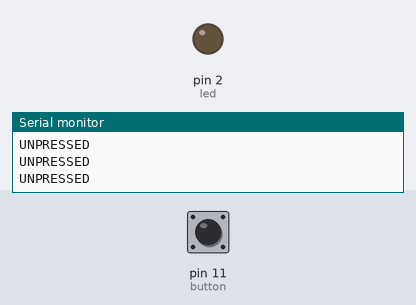
The sketch below on a simulated Arduino Uno, built with avr-gcc and run on an emulated ATmega328P. On the bench: output pins drawn as LEDs (lit = HIGH), the last lines printed to the serial monitor. The test bench sets the inputs (shaded band); at power-on: pin 11 (button) LOW.

Above: at 1.8 s.
1.9 s: pin 11 (button) pulled HIGH for 0.6 s
At 2.4 s:
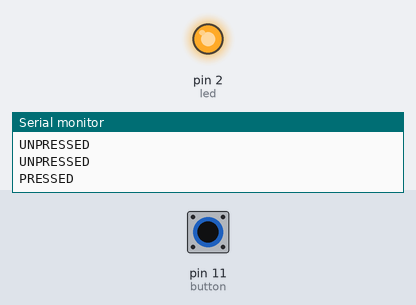
4.0 s: pin 11 (button) pulled HIGH for 3.2 s
At 8.7 s:
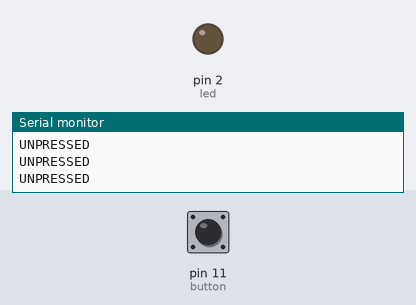
Timing chart, 0 to 10.2 s (numbered marks = the images above; inputs shaded):
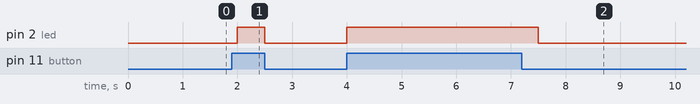

The sketch:

Lesson_5.2_-_Button_Control_LED__INPUT_.ino
```cpp
int button = 11;
int led = 2;
void setup() {
  Serial.begin(9600);
  pinMode(button, INPUT);  //Cài đặt chân D8 ở trạng thái đọc dữ liệu
  pinMode(led, OUTPUT);    // Cài đặt chân D3 dưới dạng OUTPUT
}

void loop() {
  int buttonStatus = digitalRead(button);  // Ở mode INPUT, nút đã nhấn có trạng thái HIGH, chưa nhấn là LOW, đối nghịch INPUT_PULLUP
  if (buttonStatus == HIGH) {              // Nếu mà button bị nhấn
    digitalWrite(led, HIGH);               // Đèn led sáng
    Serial.println("PRESSED");
  } else {  // ngược lại
    digitalWrite(led, LOW);
    Serial.println("UNPRESSED");
  }
  delay(500);
}
```

Measured:
- after the input at 1.9 s, pin 2 (led): LOW → HIGH after 0.10 s, → LOW 0.50 s later
- after the input at 4.0 s, pin 2 (led): LOW → HIGH at once, → LOW 3.5 s later
